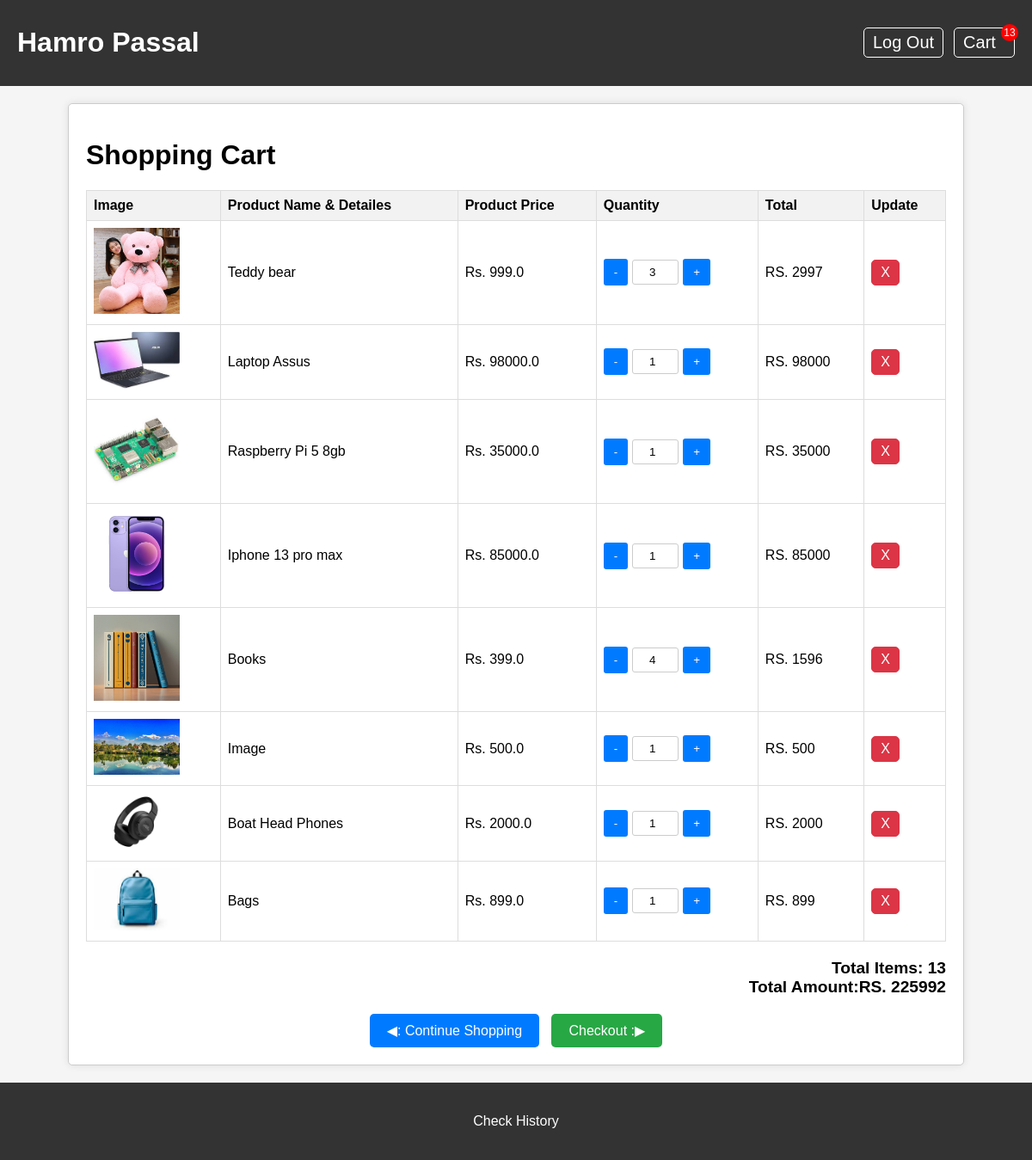
/cart (signed in), run on the app's committed database.
### Passalpages/models.py (models this page shows)
class itemsInCart(models.Model):
    cart_info= models.ForeignKey(carts_info, on_delete=models.CASCADE)
    product = models.ForeignKey(Product, on_delete=models.CASCADE)
    quantity = models.PositiveIntegerField(default=0)

class Product(models.Model):
    product_name= models.CharField(max_length=50)
    ratting= models.IntegerField()
    amount= models.FloatField()
    sale= models.BooleanField(default=False)
    image= models.ImageField(upload_to="media")

### Passalpages/views.py (the view)
# urls.py: path('cart', cart_pg, name='cart'),
@login_required(login_url="login")
def cart_pg(request):
    if request.user.is_authenticated:
        cartsinfo= carts_info.objects.filter(user = request.user)[0]
        itemsincart= itemsInCart.objects.filter(cart_info= cartsinfo)
        cartsinfo, create= carts_info.objects.get_or_create(user = request.user)
        total_items_num = cartsinfo.total_items
        context= {
            'itemsincart':itemsincart,
            'total_items_num':total_items_num,
        }
        return render(request, 'page/cart.html', context)

### Passalpages/templates/page/cart.html (shortened to what this page needs)
{% extends "base.html" %}
{% load static %}
{% block containt %}
    <div>
        <div class="container">
            {% if itemsincart%}
            <h1>Shopping Cart</h1>
                <table>
                    <thead>
                        <tr>
                            <th>Image</th>
                            <th>Product Name & Detailes</th>
                            <th>Product Price</th>
                            <th>Quantity</th>
                            <th>Total</th>
                            <th>Update</th>
                        </tr>
                    </thead>
                    <tbody>
                        {% for each_items in itemsincart %}
                        <tr>
                            <td><img src="/{{ MEDIA_URL }}{{ each_items.product.image }}" alt=".."></td>
                            <td>{{ each_items.product.product_name }}</td>
                            <td>Rs. {{ each_items.product.amount }}</td>
                            <td>
                                <div class="quantity">
                                    <button class="decrease">-</button>
                                    <input type="number" class="num_carts" id="inputID{{ each_items.product.id }}" value="{{ each_items.quantity }}" data-product-id="{{ each_items.product.id }}" data-product-amount="{{ each_items.product.amount }}">
                                    <button class="increase">+</button>
                                </div>
                            </td>
                            <td>RS. <span id="{{ each_items.product.id }}each_pp" class="price_each_total">20</span></td>
                            <td>
                                <a href="/rmvcart/{{ each_items.product.id }}" class="delete-item">X</a>
                            </td>
                        </tr>
                        {% endfor %}
                    </tbody>
                </table>
                <div class="total">
                    <span>Total Items:</span> <span id="total-items">0</span><br>
                    <span>Total Amount:</span  >RS.  <span id="total-amount">0</span>
                </div>
                {% endif %}
            <div class="button-container">
                <a href="/" class="continue-shopping">◀:  Continue Shopping</a>
                {% if itemsincart%}
                <a href="/checkout/" class="checkout">Checkout   :▶</a>
                {% else %}
                <div class="promotion-banner" style="margin-top:30px;">
                    <p>⚠️ Plz Add some Product in Cart then continue! 🔔🔔🔔</p>
                </div>
                <H1 style="color: red;"> Thanks </h1>
                <H1 style="color: red;">❤️❤️❤️</h1>
                {% endif %}
            </div>
        </div>
    </div>
    {% endblock %}

### Passalpages/templates/base.html (style rules this page uses)
body { font-family: Arial, sans-serif; background-color: #f5f5f5; margin: 0; padding: 0; }

### Passalpages/templates/page/cart.html (style rules this page uses)
body { font-family: Arial, sans-serif; margin: 0; padding: 0; background-color: #f5f5f5; }
.container { min-height:62vh; max-width: 1000px; margin: 20px auto; padding: 20px; border: 1px solid #ccc; border-radius: 5px; background-color: #fff; box-shadow: 0px 0px 10px rgba(0,0,0,0.1); }
table { width: 100%; border-collapse: collapse; margin-bottom: 20px; }
th, td { border: 1px solid #ddd; padding: 8px; text-align: left; }
th { background-color: #f2f2f2; }
img { max-width: 100px; height: auto; transition: transform 0.3s ease; }
.total { text-align: right; font-weight: bold; font-size: 1.2em; margin-bottom: 20px; }
.continue-shopping, .checkout { display: inline-block; padding: 10px 20px; text-align: center; text-decoration: none; color: #fff; border: none; border-radius: 5px; cursor: pointer; transition: background-color 0.3s ease; }
.continue-shopping { background-color: #007bff; margin-right: 10px; }
.checkout { background-color: #28a745; }
.quantity { display: flex; align-items: center; }
.quantity input[type="number"] { width: 40px; height:25px; text-align: center; padding-left:10px; margin: 0 5px; border: 1px solid #ccc; border-radius: 3px; }
.quantity button { padding: 8px 12px; background-color: #007bff; border: none; color: #fff; border-radius: 3px; cursor: pointer; transition: background-color 0.3s ease; }
.button-container { text-align: center; margin-top: 20px; }
.refresh-item, .delete-item { display: inline-block; padding: 5px 10px; text-decoration: none; border-radius: 5px; color: #fff; background-color: #dc3545; border: 1px solid #dc3545; transition: background-color 0.3s ease; }

### data on the page
itemsInCart: product.image (picture), product.product_name "Teddy bear", product.amount "999.0", quantity "3"
itemsInCart: product.image (picture), product.product_name "Laptop Assus", product.amount "98000.0", quantity "1"
itemsInCart: product.image (picture), product.product_name "Raspberry Pi 5 8gb", product.amount "35000.0", quantity "1"
itemsInCart: product.image (picture), product.product_name "Iphone 13 pro max", product.amount "85000.0", quantity "1"
itemsInCart: product.image (picture), product.product_name "Books", product.amount "399.0", quantity "4"
itemsInCart: product.image (picture), product.product_name "Image", product.amount "500.0", quantity "1"
itemsInCart: product.image (picture), product.product_name "Boat Head Phones", product.amount "2000.0", quantity "1"
itemsInCart: product.image (picture), product.product_name "Bags", product.amount "899.0", quantity "1"

### other printed values
{{ total_items_num }} "13"
